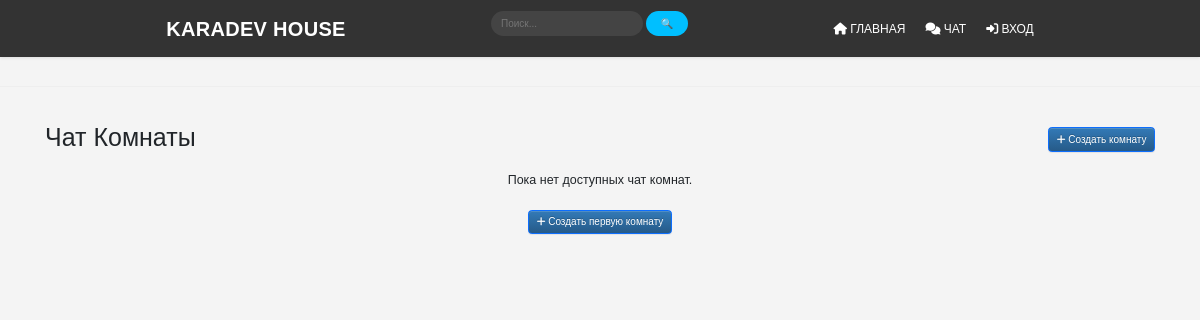
The app's page /chat/, older data.
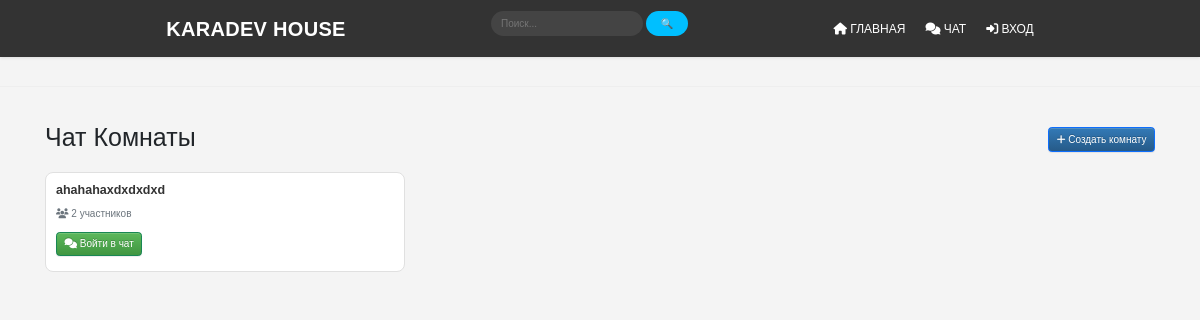
The same page, newer data.
### group/models.py (models this page shows, shortened)
class Group(models.Model):
    name = models.CharField(max_length=255)
    user_list = models.ManyToManyField(User, related_name='online', blank=True)
    def get_user_count(self):
        return self.user_list.count()

### group/views.py (the view)
# urls.py: path('', views.group_list, name='group_list'),
def group_list(request):
    groups = Group.objects.all()
    return render(request, 'group/group_list.html', {'groups': groups})

### group/templates/group/group_list.html
{% extends 'global/base.html' %}
{% block content %}
<div class="container mt-4">
    <div class="row">
        <div class="col-12">
            <div class="d-flex justify-content-between align-items-center mb-4">
                <h1>Чат Комнаты</h1>
                <a href="{% url 'create_group' %}" class="btn btn-primary">
                    <i class="fas fa-plus"></i> Создать комнату
                </a>
            </div>
            {% if groups %}
                <div class="row">
                    {% for group in groups %}
                        <div class="col-md-4 mb-3">
                            <div class="card chat-room-card">
                                <div class="card-body">
                                    <h5 class="card-title">{{ group.name }}</h5>
                                    <p class="card-text">
                                        <i class="fas fa-users"></i>
                                        {{ group.get_user_count }} участник{{ group.get_user_count|pluralize:"ов" }}
                                    </p>
                                    <a href="{% url 'group_chat' group.pk %}" class="btn btn-success">
                                        <i class="fas fa-comments"></i> Войти в чат
                                    </a>
                                </div>
                            </div>
                        </div>
                    {% endfor %}
                </div>
            {% else %}
                <div class="text-center">
                    <p class="lead">Пока нет доступных чат комнат.</p>
                    <a href="{% url 'create_group' %}" class="btn btn-primary">
                        <i class="fas fa-plus"></i> Создать первую комнату
                    </a>
                </div>
            {% endif %}
        </div>
    </div>
</div>
{% endblock %}

Row changes from the older to the newer data that the page shows:
added Group: name "ahahahaxdxdxdxd", get_user_count "2"
Text that changed along with them:
text no longer shown: "Пока нет доступных чат комнат. Создать первую комнату"
